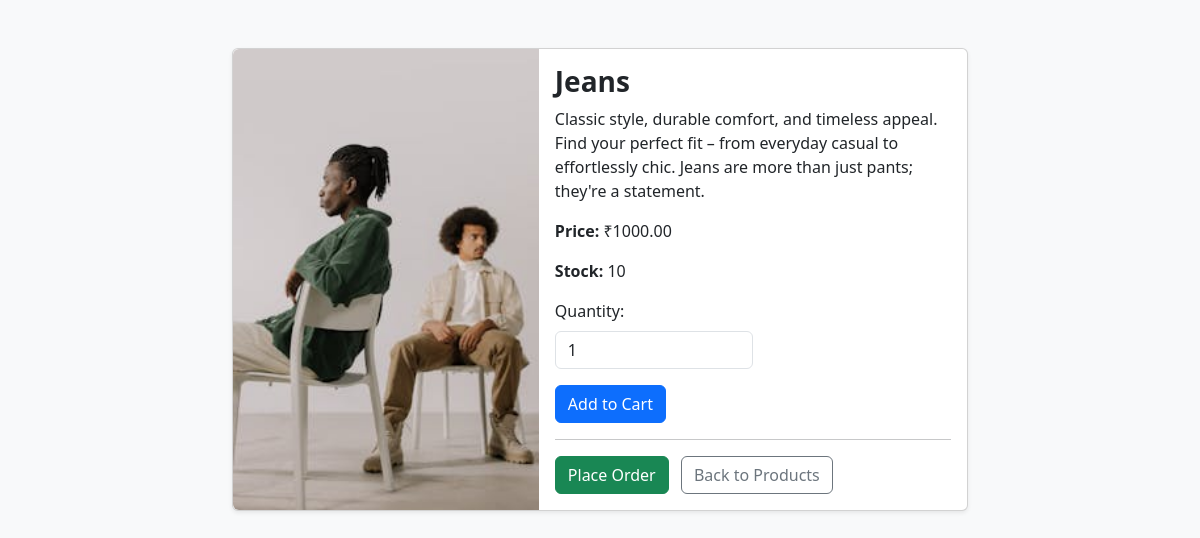
Page /product/7/ on the committed database.
### store/models.py (models this page shows, shortened)
class Product(models.Model):
    name = models.CharField(max_length=255)
    description = models.TextField()
    price = models.DecimalField(max_digits=10, decimal_places=2)
    image = models.ImageField(upload_to="product_images/")
    stock = models.IntegerField(default=0)
    created_at = models.DateTimeField(auto_now_add=True)
    category = models.ForeignKey(
        Category, on_delete=models.CASCADE, related_name="products"
    )

### store/views.py (the view)
# urls.py: path("product/<int:pk>/", views.product_detail, name="product_detail"),
def product_detail(request, pk):
    product = get_object_or_404(Product, pk=pk)
    return render(request, "store/product_detail.html", {"product": product})

### store/templates/store/product_detail.html (shortened to what this page needs)
<!DOCTYPE html>
<html lang="en">
<head>
    <link href="https://cdn.jsdelivr.net/npm/bootstrap@5.3.0/dist/css/bootstrap.min.css" rel="stylesheet">
</head>
<body style="background-color: #f8f9fa;">
<div class="container py-5">
    <div class="row justify-content-center">
        <div class="col-md-8">
            <div class="card shadow-sm">
                <div class="row g-0">
                    {% if product.image %}
                    <div class="col-md-5">
                        <img src="{{ product.image.url }}" class="img-fluid rounded-start" alt="{{ product.name }}" style="object-fit: cover; height: 100%; width: 100%;">
                    </div>
                    {% endif %}
                    <div class="col-md-7">
                        <div class="card-body">
                            <h3 class="card-title fw-bold">{{ product.name }}</h3>
                            <p class="card-text">{{ product.description }}</p>
                            <p class="card-text"><strong>Price:</strong> ₹{{ product.price }}</p>
                            <p class="card-text"><strong>Stock:</strong> {{ product.stock }}</p>
                            {% if product.stock > 0 %}
                            <form action="{% url 'add_to_cart' product.id %}" method="post" class="mt-3">
                                <div class="mb-3">
                                    <label for="quantity" class="form-label">Quantity:</label>
                                    <input type="number" name="quantity" id="quantity" class="form-control w-50" value="1" min="1" max="{{ product.stock }}">
                                </div>
                                <button type="submit" class="btn btn-primary">Add to Cart</button>
                            </form>
                            {% else %}
                            <p class="text-danger fw-bold mt-3">Out of Stock</p>
                            {% endif %}
                            <hr>
                            <a href="{% url 'checkout' %}" class="btn btn-success me-2">Place Order</a>
                            <a href="{% url 'product_list' %}" class="btn btn-outline-secondary">Back to Products</a>
                        </div>
                    </div>
                </div>
            </div>
        </div>
    </div>
</div>
</body>
</html>

### rows in the picture
Product: image (picture), name "Jeans", description "Classic style, durable comfort, and timeless appeal. Find your perfect fit – from everyday casual to effortlessly chic. Jeans are more than just pants; they're a statement.", price "1000.00", stock "10"
